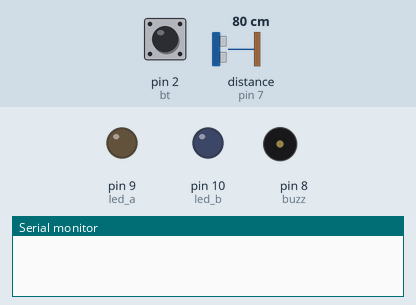
A sketch run on a simulated Arduino Uno, built with avr-gcc and run on an emulated ATmega328P. Shown: output pins drawn as LEDs (lit = HIGH), buzzer (waves = sounding, pin HIGH), the last lines printed to the serial monitor. The test bench sets the inputs (shaded band); at power-on: pin 2 (bt) LOW, distance to the obstacle (sensor on pin 7) 80 cm. The echo pulse lasts 58.3 µs per cm.

Above: at 1.2 s.
1.3 s: pin 2 (bt) driven HIGH
At 1.7 s:
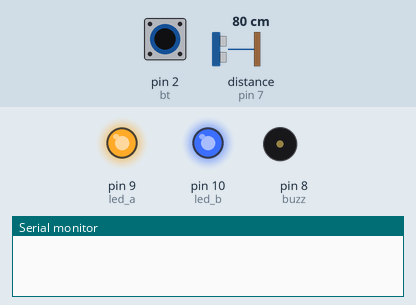
2.8 s: distance to the obstacle (sensor on pin 7) set to 21 cm
5.0 s: distance to the obstacle (sensor on pin 7) set to 18 cm
At 6.4 s:
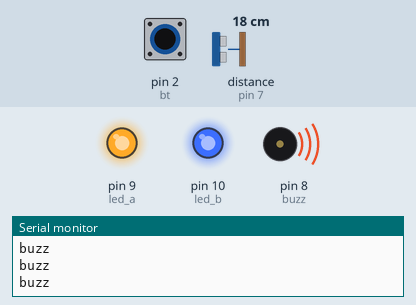
8.0 s: distance to the obstacle (sensor on pin 7) set to 35 cm
At 9.1 s:
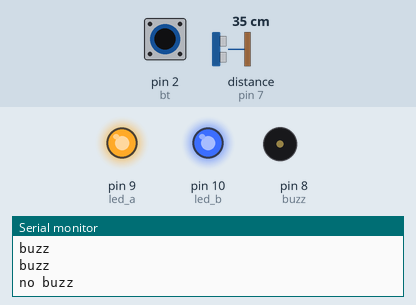
9.5 s: distance to the obstacle (sensor on pin 7) set to 17 cm
At 11.1 s:
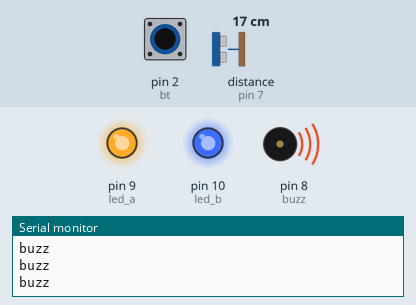
12.5 s: pin 2 (bt) pulsed LOW 2 times (0.12 s each, 0.3 s apart)
At 13.4 s:
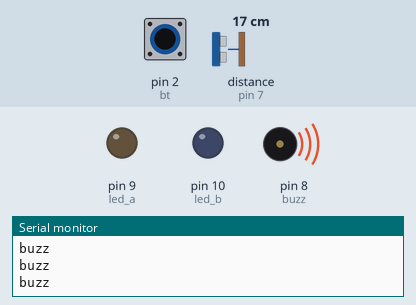
Timing chart, 0 to 15.5 s (numbered marks = the images above; inputs shaded):
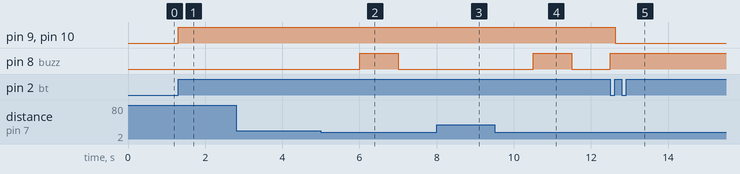

Measured:
- the behaviour switches between 20 and 19 cm on distance to the obstacle (sensor on pin 7) (found by bisection; images 1 and 2)
- after the input at 1.3 s, pin 9 (led_a), pin 10 (led_b): LOW → HIGH at once
- after the input at 2.8 s, every drawn part: stays the same
- after the input at 5.0 s, pin 8 (buzz): LOW → HIGH after 1.0 s, → LOW 1.0 s later
- after the input at 8.0 s, pin 8 (buzz): stays LOW (without the input it goes to HIGH after 0.01 s)
- after the input at 9.5 s, pin 8 (buzz): LOW → HIGH after 1.0 s, → LOW 1.0 s later
- after the input at 12.5 s, pin 9 (led_a), pin 10 (led_b): HIGH → LOW after 0.12 s; pin 8 (buzz): goes on until 12.5 s, then stays HIGH

The sketch:

uts_marcha_buzz.ino
```cpp
#include <Ultrasonic.h>
#define trigger 6
#define echo 7
Ultrasonic uts(trigger, echo);

#define led_a 9
#define led_b 10

unsigned long pre_millis=0;
//
#define bt 2
int bt_stt=0, bt_stt0=0, bt_vle=0;
String bt_desc[]={"Marcha Normal", "Marcha Ré", "Marcha Morto"};
//bt_vle ---> 0=Normal - 1=Ré - 2=Morto
//
#define buzz 8

//

void setup()
{
  Serial.begin(9600);
  pinMode(bt, INPUT);
  pinMode(buzz, OUTPUT);
  pinMode(led_a, OUTPUT);
  pinMode(led_b, OUTPUT);
}
//--------------------------------------------------//
void bzz_blink(int interval){
  unsigned long cur_millis = millis();
  if(cur_millis-pre_millis>=interval/2 && cur_millis-pre_millis<interval){
    digitalWrite(buzz, HIGH);
    Serial.println("buzz");
  }
  else if(cur_millis-pre_millis>=interval){
    pre_millis=cur_millis;
    digitalWrite(buzz, LOW);
    Serial.println("no buzz");
  }
}

long uts_measure(){
  long uts_ms=uts.timing();
  float uts_cm=uts.convert(uts_ms, Ultrasonic::CM);
  return uts_ms;
}
void uts_routine(){
  long uts_ms=uts.timing();
  float uts_cm=uts.convert(uts_ms, Ultrasonic::CM);

  if(uts_cm<20 && uts_cm>=10){
    bzz_blink(2000);
  }else if(uts_cm<10){
    bzz_blink(1000);
    //Buzzer mais alto
  }else if(uts_cm<5){
    bzz_blink(500);
  }else{
    digitalWrite(buzz, LOW);
  }

}
//--------------------------------------------------//
void bt_read(){
  bt_stt=digitalRead(bt);

  if(bt_stt && !bt_stt0){
    bt_vle++;
    if(bt_vle>2)
      bt_vle=0;
  }

  bt_stt0=digitalRead(bt);

  switch(bt_vle){
    case 0:
      digitalWrite(led_a, LOW);
      digitalWrite(led_b, LOW);
    break;
    case 1:
      digitalWrite(led_a, HIGH);
      digitalWrite(led_b, HIGH);
      uts_routine();
    break;
    case 2:
      digitalWrite(led_a, LOW);
      digitalWrite(led_b, LOW);
    break;

    Serial.println(bt_vle);
  }
}
//--------------------------------------------------//

//--------------------------------------------------//

void loop()
{
  bt_read();

}
```
